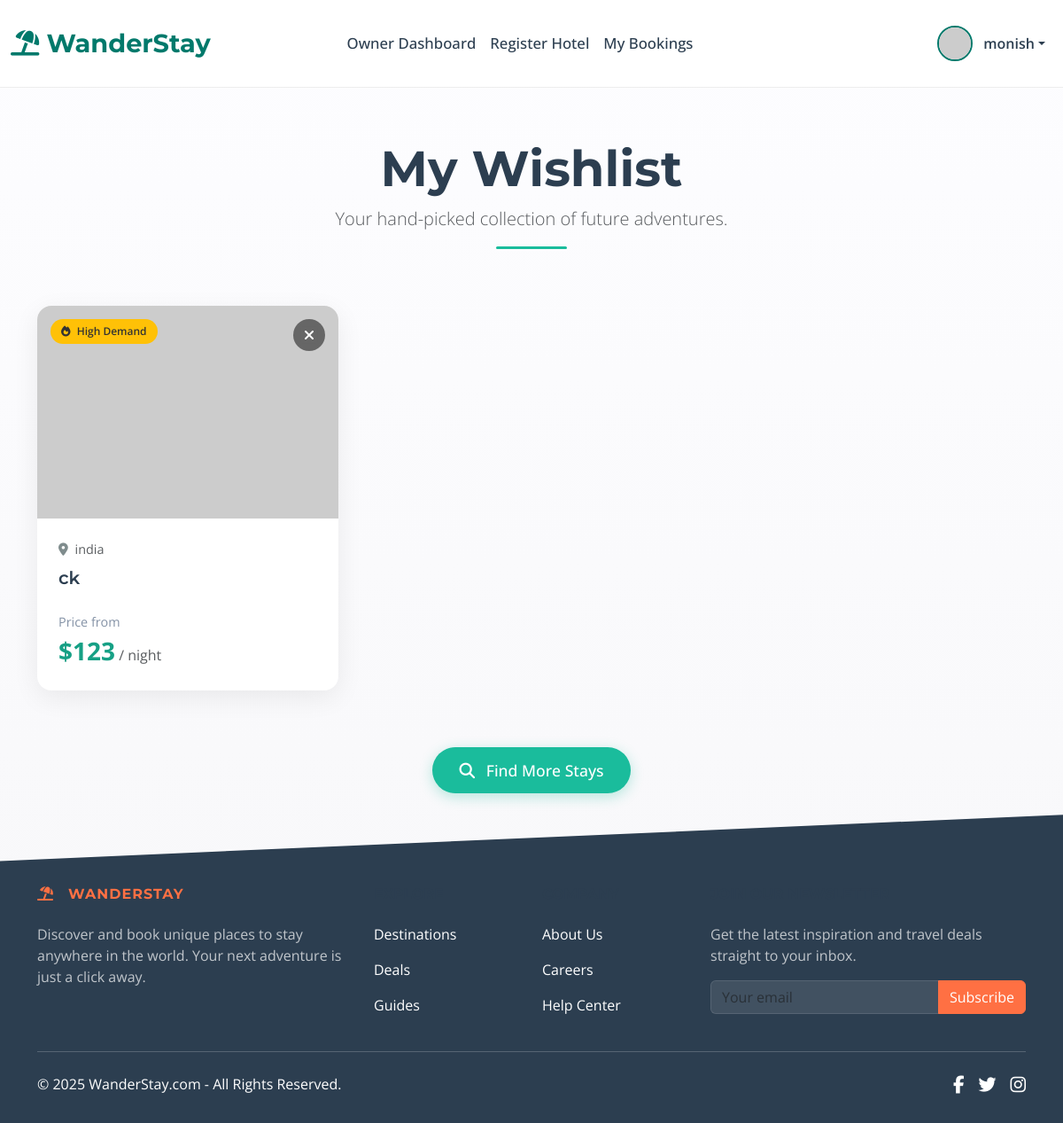
/my_wishlist (signed in), run on the app's committed database.
### app.py (models this page shows, shortened)
class User(UserMixin, db.Model):
    id = db.Column(db.Integer, primary_key=True)
    username = db.Column(db.String(80), unique=True, nullable=False)
    email = db.Column(db.String(120), unique=True, nullable=False)
    password_hash = db.Column(db.String(200), nullable=False)
    role = db.Column(db.String(20), nullable=False, default='user')
    is_active = db.Column(db.Boolean, default=True, nullable=False)
    created_at = db.Column(db.DateTime, default=datetime.utcnow)
    hotels_owned = db.relationship('Hotel', backref='owner_user', lazy=True, foreign_keys='Hotel.owner_id', cascade="all, delete-orphan")
    bookings = db.relationship('Booking', backref='booker', lazy=True, foreign_keys='Booking.user_id', cascade="all, delete-orphan")
    wishlist_items = db.relationship('Wishlist', backref='user', lazy='dynamic', cascade='all, delete-orphan')
    audit_logs = db.relationship('AuditLog', backref='actor', lazy=True, foreign_keys='AuditLog.user_id')
    hotels = db.relationship('Hotel', back_populates='owner', lazy=True, cascade="all, delete-orphan")

class Hotel(db.Model):
    id = db.Column(db.Integer, primary_key=True)
    name = db.Column(db.String(100), nullable=False)
    location = db.Column(db.String(200), nullable=False)
    description = db.Column(db.Text, nullable=True)
    price_per_night = db.Column(db.Float, nullable=True)
    image_url = db.Column(db.String(255), nullable=True, default='https://via.placeholder.com/800x500.png?text=Main+Hotel+Image')
    owner_id = db.Column(db.Integer, db.ForeignKey('user.id', ondelete='CASCADE'), nullable=False)
    owner = db.relationship('User', back_populates='hotels')
    is_approved = db.Column(db.Boolean, default=False, nullable=False)
    star_rating = db.Column(db.Integer, nullable=True)
    amenities = db.relationship('Amenity', secondary=hotel_amenities, lazy='subquery', backref=db.backref('hotels', lazy=True))
    latitude = db.Column(db.Float, nullable=True)
    longitude = db.Column(db.Float, nullable=True)
    gallery_images = db.relationship('HotelImage', backref='hotel_ref', lazy='dynamic', cascade="all, delete-orphan")
    bookings = db.relationship('Booking', backref='hotel', lazy=True, foreign_keys='Booking.hotel_id', cascade="all, delete-orphan")
    wishlisted_by_users = db.relationship('Wishlist', backref='hotel', lazy='dynamic', cascade='all, delete-orphan')
    room_types = db.relationship('RoomType', backref='hotel', lazy='dynamic', cascade="all, delete-orphan")
    bookings = db.relationship('Booking', backref='hotel', lazy=True)

### app.py (the view)
@app.route('/my_wishlist')
@login_required
def my_wishlist():
    wishlisted_hotels = Hotel.query.join(Wishlist).filter(Wishlist.user_id == current_user.id).all()
    return render_template('my_wishlist.html', hotels=wishlisted_hotels)

### app.py (called while the page is built)
@login_manager.user_loader
def load_user(user_id):
    user = User.query.get(int(user_id))
    if user and user.is_active:
        return user
    return None

@app.context_processor
def utility_processor():
    def is_hotel_in_wishlist(hotel_id):
        if current_user.is_authenticated:
            return Wishlist.query.filter_by(user_id=current_user.id, hotel_id=hotel_id).first() is not None
        return False
    return dict(is_hotel_in_wishlist=is_hotel_in_wishlist)

### templates/my_wishlist.html (shortened to what this page needs)
{% extends "base.html" %}
{% block content %}
<div class="text-center mb-5 pb-3 pt-5">
    <h1 class="display-4 fw-bold" style="color: #2c3e50;">My Wishlist</h1>
    <p class="lead text-muted" style="font-size: 1.25rem;">Your hand-picked collection of future adventures.</p>
    <div class="mx-auto" style="width: 80px; height: 3px; background-color: #1abc9c; border-radius: 3px; margin-top: 1rem;"></div>
</div>
{% if hotels %}
    <div class="row row-cols-1 row-cols-md-2 row-cols-lg-3 g-4 g-lg-5">
        {% for hotel in hotels %}
        <div class="col">
            <div class="card h-100"
                 style="border: none; border-radius: 16px; overflow: hidden; box-shadow: 0 8px 30px rgba(0,0,0,0.07); transition: all 0.35s cubic-bezier(0.25, 0.8, 0.25, 1);"
                 onmouseover="this.style.transform='translateY(-10px)'; this.style.boxShadow='0 14px 45px rgba(0,0,0,0.15)';"
                 onmouseout="this.style.transform='translateY(0)'; this.style.boxShadow='0 8px 30px rgba(0,0,0,0.07)';">
                <div style="position: relative; overflow: hidden;">
                    <a href="{{ url_for('hotel_detail', hotel_id=hotel.id) }}">
                       <img src="{{ hotel.image_url|default('https://images.unsplash.com/photo-1566073771259-6a8506099945?ixlib=rb-4.0.3&ixid=M3wxMjA3fDB8MHxwaG90by1wYWdlfHx8fGVufDB8fHx8fA%3D%3D&auto=format&fit=crop&w=800&q=80', true) }}"
                             class="card-img-top"
                             alt="{{ hotel.name }}"
                             style="height: 240px; object-fit: cover; transition: transform 0.35s ease, filter 0.35s ease;"
                             onmouseover="this.style.transform='scale(1.05)'; this.style.filter='brightness(1.0)';"
                             onmouseout="this.style.transform='scale(1)'; this.style.filter='brightness(0.95)';">
                    </a>
                    <form action="{{ url_for('remove_from_wishlist', hotel_id=hotel.id) }}" method="POST" style="position: absolute; top: 15px; right: 15px;">
                        <button type="submit" class="btn"
                                title="Remove from Wishlist"
                                style="background-color: rgba(0, 0, 0, 0.5); border-radius: 50%; width: 36px; height: 36px; display: flex; align-items: center; justify-content: center; backdrop-filter: blur(4px); border: none;">
                            <i class="fas fa-times" style="color: white; font-size: 1rem;"></i>
                        </button>
                    </form>
                    {% if loop.first %}
                    <div style="position: absolute; top: 15px; left: 15px; background-color: #ffc107; color: #333; padding: 5px 12px; border-radius: 20px; font-size: 0.75rem; font-weight: 600;">
                       <i class="fas fa-fire me-1"></i> High Demand
                    </div>
                    {% endif %}
                </div>
                <div class="card-body p-4 d-flex flex-column">
                    <p class="card-text mb-2" style="font-size: 0.9rem;">
                        <i class="fas fa-map-marker-alt me-1" style="color: #7f8c8d;"></i>
                        <span class="text-muted">{{ hotel.location }}</span>
                    </p>
                    <h5 class="card-title mb-2">
                        <a href="{{ url_for('hotel_detail', hotel_id=hotel.id) }}" class="text-decoration-none stretched-link" style="color: #2c3e50; font-weight: 600; line-height: 1.3;">{{ hotel.name }}</a>
                    </h5>
                    <div class="mt-auto pt-3">
                        <span style="font-size: 0.9rem; color: #8492a6;">Price from</span>
                        <p class="mb-0">
                            <span class="fs-3 fw-bold" style="color: #16a085;">${{ "%.0f"|format(hotel.price_per_night) }}</span>
                            <span class="text-muted fw-normal">/ night</span>
                        </p>
                    </div>
                </div>
            </div>
        </div>
        {% endfor %}
    </div>
    <div class="text-center mt-5 pt-3">
         <a href="{{ url_for('index') }}" class="btn" style="background-color: #1abc9c; color: white; border-radius: 30px; padding: 12px 30px; font-weight: 500; font-size: 1.1rem; box-shadow: 0 4px 15px rgba(26, 188, 156, 0.3);"><i class="fas fa-search me-2"></i> Find More Stays</a>
    </div>
{% endif %}
{% endblock %}

### templates/base.html (shortened to what this page needs)
<!DOCTYPE html>
<html lang="en">
<head>
    <link href="https://cdn.jsdelivr.net/npm/bootstrap@5.3.2/dist/css/bootstrap.min.css" rel="stylesheet">
    <link rel="stylesheet" href="https://cdnjs.cloudflare.com/ajax/libs/font-awesome/6.4.2/css/all.min.css" />
    <link rel="stylesheet" href="https://unpkg.com/leaflet@1.9.4/dist/leaflet.css"/>
</head>
<body class="d-flex flex-column min-vh-100">
    <nav class="navbar navbar-expand-lg fixed-top py-3" style="background-color: rgba(255, 255, 255, 0.85); backdrop-filter: blur(12px); -webkit-backdrop-filter: blur(12px); border-bottom: 1px solid rgba(0, 0, 0, 0.07);">
        <div class="container-fluid">
            <a class="navbar-brand" href="{{ url_for('index') }}" style="font-weight: 700; color: var(--primary-color); font-size: 1.8rem; text-decoration: none;">
                <i class="fas fa-umbrella-beach"></i> WanderStay
            </a>
            <div class="collapse navbar-collapse" id="navbarNav">
                <ul class="navbar-nav mx-auto mb-2 mb-lg-0" style="font-size: 1.05rem;">
                    {% include 'partials/_nav_links.html' %}
                </ul>
                <ul class="navbar-nav ms-auto mb-2 mb-lg-0 align-items-center">
                    {% if current_user.is_authenticated %}
                        <li class="nav-item dropdown">
                            <a class="nav-link dropdown-toggle d-flex align-items-center" href="#" id="navbarUserDropdown" role="button" data-bs-toggle="dropdown" aria-expanded="false" style="color: var(--text-color-dark);">
                                <img src="https://i.pravatar.cc/40?u={{ current_user.id }}" alt="User" style="width: 40px; height: 40px; border-radius: 50%; margin-right: 12px; border: 2px solid var(--primary-color);">
                                <span style="font-weight: 600;">{{ current_user.username }}</span>
                            </a>
                        </li>
                    {% endif %}
                </ul>
            </div>
        </div>
    </nav>
    <main class="flex-grow-1">
        {% block content_container %}
        <div class="container py-4">
            {% block content %}{% endblock %}
        </div>
        {% endblock %}
    </main>
    <footer class="mt-auto text-white" style="background-color: var(--text-color-dark); padding: 5rem 0 2rem 0; clip-path: polygon(0 15%, 100% 0, 100% 100%, 0% 100%);">
        <div class="container text-center text-md-start">
            <div class="row gy-4">
                <div class="col-lg-4 col-md-6">
                    <h6 class="text-uppercase fw-bold mb-4" style="font-family: 'Montserrat', sans-serif; color: var(--accent-color); letter-spacing: 1px;">
                        <i class="fas fa-umbrella-beach me-3"></i>WanderStay
                    </h6>
                    <p style="color: rgba(255,255,255,0.7);">
                        Discover and book unique places to stay anywhere in the world. Your next adventure is just a click away.
                    </p>
                </div>
                <div class="col-lg-2 col-md-6">
                    <h6 class="text-uppercase fw-bold mb-4">Explore</h6>
                    <p><a href="#!" class="text-reset" style="text-decoration: none; transition: color 0.2s ease;">Destinations</a></p>
                    <p><a href="#!" class="text-reset" style="text-decoration: none; transition: color 0.2s ease;">Deals</a></p>
                    <p><a href="#!" class="text-reset" style="text-decoration: none; transition: color 0.2s ease;">Guides</a></p>
                </div>
                <div class="col-lg-2 col-md-6">
                    <h6 class="text-uppercase fw-bold mb-4">Company</h6>
                    <p><a href="#!" class="text-reset" style="text-decoration: none; transition: color 0.2s ease;">About Us</a></p>
                    <p><a href="#!" class="text-reset" style="text-decoration: none; transition: color 0.2s ease;">Careers</a></p>
                    <p><a href="#!" class="text-reset" style="text-decoration: none; transition: color 0.2s ease;">Help Center</a></p>
                </div>
                <div class="col-lg-4 col-md-6">
                    <h6 class="text-uppercase fw-bold mb-4">Join Our Newsletter</h6>
                    <p style="color: rgba(255,255,255,0.7);">Get the latest inspiration and travel deals straight to your inbox.</p>
                    <div class="input-group mb-3">
                        <input type="text" class="form-control" placeholder="Your email" style="background-color: rgba(255,255,255,0.1); border: 1px solid rgba(255,255,255,0.2); color: white;">
                        <button class="btn" type="button" style="background-color: var(--accent-color); color: white; border-color: var(--accent-color);">Subscribe</button>
                    </div>
                </div>
            </div>
            <div class="d-flex justify-content-between align-items-center pt-4 mt-4" style="border-top: 1px solid rgba(255,255,255,0.2);">
                <p class="mb-0">© <span id="currentYear"></span> WanderStay.com - All Rights Reserved.</p>
                <div class="d-flex">
                    <a href="" class="me-3 text-reset"><i class="fab fa-facebook-f fa-lg"></i></a>
                    <a href="" class="me-3 text-reset"><i class="fab fa-twitter fa-lg"></i></a>
                    <a href="" class="text-reset"><i class="fab fa-instagram fa-lg"></i></a>
                </div>
            </div>
        </div>
    </footer>
</body>
</html>

### templates/base.html (style rules this page uses)
:root { --primary-color: #00796B; --accent-color: #FF7043; --text-color-dark: #2c3e50; --text-color-light: #555; --background-light: #fdfdff; --background-soft: #f8f9fa; }
body { padding-top: 85px; font-family: 'Open Sans', sans-serif; background: linear-gradient(180deg, var(--background-light) 0%, #f7f7f9 100%); color: var(--text-color-light); }
h1, h2, h3, h4, h5, h6, .navbar-brand { font-family: 'Montserrat', sans-serif; color: var(--text-color-dark); }
.navbar .nav-link { font-weight: 500; color: var(--text-color-dark); transition: color 0.3s ease; position: relative; padding: 0.8rem 1rem; }

### templates/my_wishlist.html (style rules this page uses)
body { background-color: #f7f7f9 !important; }

### data on the page
User: username "monish"
Hotel: location "india", name "ck", price_per_night "123"
